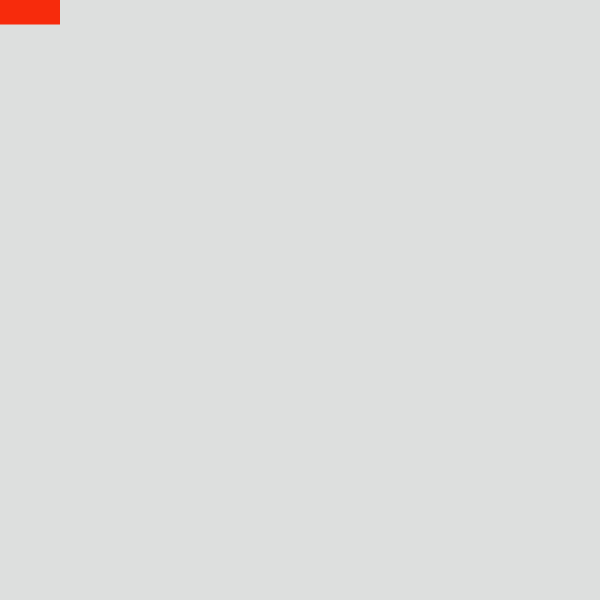
Frame 1 (no input)
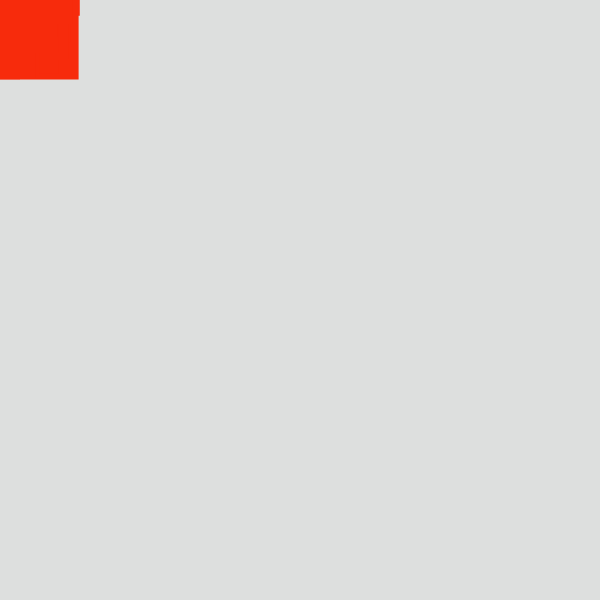
Frame 60 (no input)
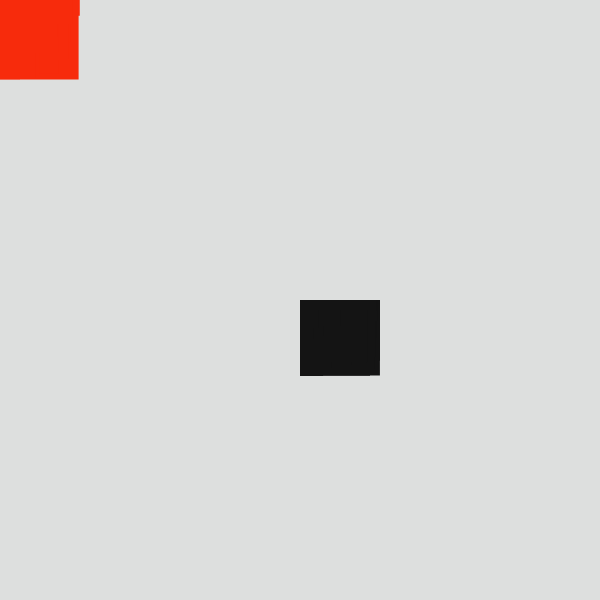
Frame 120 (the mouse pressed at the canvas centre since frame 60)

The p5.js sketch that drew these frames (run headless with seeded random() and noise() and a simulated clock; from frame 60 on, the mouse is pressed at the canvas centre):

// p5.js sketch
// ── sketch.js
function setup (){
  createCanvas(600, 600);
  background(221, 223, 222);
}
function draw (){
  noStroke();
  if (mouseX < width / 2) {
    if (mouseY < height / 2) {
      fill(247, 43, 12);
    } else {
      fill(248, 210, 0);
    }
  } else {
    if (mouseY < height / 2) {
      fill(32, 29, 110);
    } else {
      fill(20);
    }
  }
  if(mouseY < mouseX ) {
    circle(mouseX, mouseY, random(10,80));
}else {
  rect(mouseX, mouseY, random(10,80), random(10,80));
      }
}
